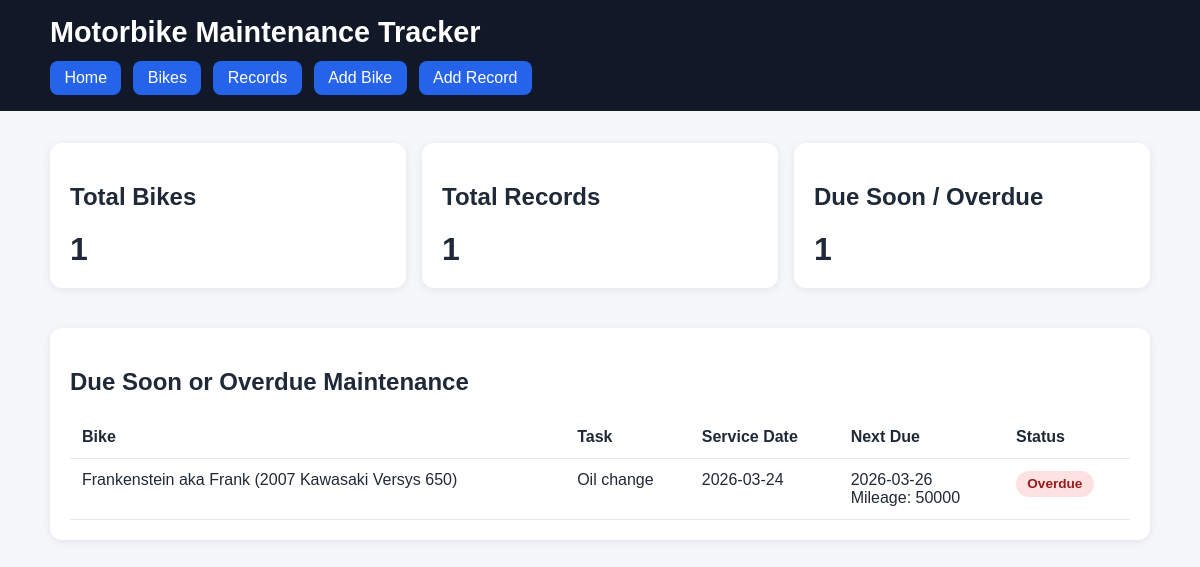
The page / on the database its author committed.
### models.py (models this page shows, shortened)
class MaintenanceRecord(db.Model):
    __tablename__ = "maintenance_records"
    id = db.Column(db.Integer, primary_key=True)
    bike_id = db.Column(db.Integer, db.ForeignKey("bikes.id"), nullable=False)
    maintenance_type = db.Column(db.String(100), nullable=False)
    service_date = db.Column(db.Date, nullable=False)
    mileage = db.Column(db.Integer, nullable=False)
    cost = db.Column(db.Float, nullable=True)
    notes = db.Column(db.Text, nullable=True)
    next_due_date = db.Column(db.Date, nullable=True)
    next_due_mileage = db.Column(db.Integer, nullable=True)
    def is_overdue(self, today=None):
        today = today or date.today()
        by_date = self.next_due_date is not None and today > self.next_due_date
        by_mileage = (
            self.next_due_mileage is not None
            and self.bike is not None
            and self.bike.current_mileage >= self.next_due_mileage
        )
        return by_date or by_mileage
    def is_due_soon(self, today=None, days_threshold=30, mileage_threshold=500):
        today = today or date.today()
        if self.is_overdue(today=today):
            return True

class Bike(db.Model):
    __tablename__ = "bikes"
    id = db.Column(db.Integer, primary_key=True)
    make = db.Column(db.String(100), nullable=False)
    model = db.Column(db.String(100), nullable=False)
    year = db.Column(db.Integer, nullable=False)
    nickname = db.Column(db.String(100), nullable=True)
    current_mileage = db.Column(db.Integer, nullable=False)
    maintenance_records = db.relationship(
        "MaintenanceRecord",
        backref="bike",
        cascade="all, delete-orphan",
        lazy=True,
    )
    def display_name(self):
        if self.nickname:
            return f"{self.nickname} ({self.year} {self.make} {self.model})"
        return f"{self.year} {self.make} {self.model}"

### app.py (the view)
    @app.route("/")
    def index():
        bikes = Bike.query.order_by(Bike.make.asc(), Bike.model.asc()).all()
        records = MaintenanceRecord.query.order_by(MaintenanceRecord.service_date.desc()).all()
        today = date.today()
        due_soon_records = []
        for record in records:
            if record.is_due_soon(today=today):
                due_soon_records.append(record)
        return render_template(
            "index.html",
            bikes=bikes,
            records=records,
            due_soon_records=due_soon_records,
            today=today,
        )

### templates/index.html (shortened to what this page needs)
{% extends "base.html" %}
{% block content %}
<section class="card-grid">
    <div class="card">
        <h2>Total Bikes</h2>
        <p class="big-number">{{ bikes|length }}</p>
    </div>
    <div class="card">
        <h2>Total Records</h2>
        <p class="big-number">{{ records|length }}</p>
    </div>
    <div class="card">
        <h2>Due Soon / Overdue</h2>
        <p class="big-number">{{ due_soon_records|length }}</p>
    </div>
</section>
<section class="card">
    <h2>Due Soon or Overdue Maintenance</h2>
    {% if due_soon_records %}
        <table>
            <thead>
                <tr>
                    <th>Bike</th>
                    <th>Task</th>
                    <th>Service Date</th>
                    <th>Next Due</th>
                    <th>Status</th>
                </tr>
            </thead>
            <tbody>
                {% for record in due_soon_records %}
                <tr>
                    <td>{{ record.bike.display_name() }}</td>
                    <td>{{ record.maintenance_type }}</td>
                    <td>{{ record.service_date }}</td>
                    <td>
                        {% if record.next_due_date %}{{ record.next_due_date }}<br>{% endif %}
                        {% if record.next_due_mileage %}Mileage: {{ record.next_due_mileage }}{% endif %}
                    </td>
                    <td>
                        {% if record.is_overdue(today) %}
                            <span class="badge overdue">Overdue</span>
                        {% else %}
                            <span class="badge due-soon">Due Soon</span>
                        {% endif %}
                    </td>
                </tr>
                {% endfor %}
            </tbody>
        </table>
    {% else %}
        <p>No items are currently due soon.</p>
    {% endif %}
</section>
{% endblock %}

### static/style.css (style rules this page uses)
* { box-sizing: border-box; }
body { margin: 0; font-family: Arial, sans-serif; background: #f5f7fb; color: #1f2937; }
.card-grid { display: grid; grid-template-columns: repeat(auto-fit, minmax(220px, 1fr)); gap: 1rem; margin-bottom: 1.5rem; }
.card { background: white; border-radius: 12px; padding: 1.25rem; box-shadow: 0 2px 10px rgba(0, 0, 0, 0.08); margin-bottom: 1rem; }
.big-number { font-size: 2rem; font-weight: bold; margin: 0.5rem 0 0; }
table { width: 100%; border-collapse: collapse; margin-top: 0.75rem; }
th, td { text-align: left; padding: 0.75rem; border-bottom: 1px solid #e5e7eb; vertical-align: top; }
.badge { display: inline-block; padding: 0.35rem 0.7rem; border-radius: 999px; font-size: 0.85rem; font-weight: 600; }
.badge.overdue { background: #fee2e2; color: #991b1b; }

### rows shown on the page
MaintenanceRecord: bike.display_name "Frankenstein aka Frank (2007 Kawasaki Versys 650)", maintenance_type "Oil change", service_date "2026-03-24", next_due_date "2026-03-26", next_due_mileage "50000", shows "Overdue"

### other values the page prints
{{ bikes|length }} "1"
{{ records|length }} "1"
{{ due_soon_records|length }} "1"
